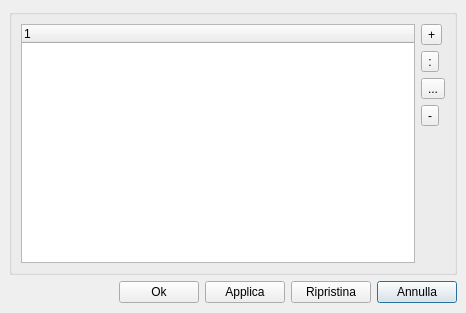
<ui version="4.0" >
 <author></author>
 <comment></comment>
 <exportmacro></exportmacro>
 <class>GuiInit</class>
 <widget class="QDialog" name="GuiInit" >
  <property name="geometry" >
   <rect>
    <x>0</x>
    <y>0</y>
    <width>466</width>
    <height>313</height>
   </rect>
  </property>
  <property name="windowTitle" >
   <string>Inizializzazioni - TS Kreator</string>
  </property>
  <layout class="QGridLayout" >
   <property name="margin" >
    <number>9</number>
   </property>
   <property name="spacing" >
    <number>6</number>
   </property>
   <item row="0" column="0" colspan="5" >
    <widget class="QGroupBox" name="mp_gbInit" >
     <property name="title" >
      <string/>
     </property>
     <layout class="QGridLayout" >
      <property name="margin" >
       <number>9</number>
      </property>
      <property name="spacing" >
       <number>6</number>
      </property>
      <item row="0" column="1" >
       <layout class="QVBoxLayout" >
        <property name="margin" >
         <number>0</number>
        </property>
        <property name="spacing" >
         <number>6</number>
        </property>
        <item>
         <widget class="QToolButton" name="mp_tbAdd" >
          <property name="text" >
           <string>+</string>
          </property>
         </widget>
        </item>
        <item>
         <widget class="QToolButton" name="mp_tbCopy" >
          <property name="text" >
           <string>:</string>
          </property>
         </widget>
        </item>
        <item>
         <widget class="QToolButton" name="mp_tbEdit" >
          <property name="text" >
           <string>...</string>
          </property>
         </widget>
        </item>
        <item>
         <widget class="QToolButton" name="mp_tbRemove" >
          <property name="text" >
           <string>-</string>
          </property>
         </widget>
        </item>
        <item>
         <spacer>
          <property name="orientation" >
           <enum>Qt::Vertical</enum>
          </property>
          <property name="sizeHint" >
           <size>
            <width>20</width>
            <height>40</height>
           </size>
          </property>
         </spacer>
        </item>
       </layout>
      </item>
      <item row="0" column="0" >
       <widget class="MyQt::TreeWidget" name="mp_twInits" />
      </item>
     </layout>
    </widget>
   </item>
   <item row="1" column="4" >
    <widget class="QPushButton" name="mp_pbCancel" >
     <property name="text" >
      <string>Annulla</string>
     </property>
    </widget>
   </item>
   <item row="1" column="1" >
    <widget class="QPushButton" name="mp_pbOk" >
     <property name="text" >
      <string>Ok</string>
     </property>
    </widget>
   </item>
   <item row="1" column="2" >
    <widget class="QPushButton" name="mp_pbSave" >
     <property name="text" >
      <string>Applica</string>
     </property>
    </widget>
   </item>
   <item row="1" column="0" >
    <spacer>
     <property name="orientation" >
      <enum>Qt::Horizontal</enum>
     </property>
     <property name="sizeHint" >
      <size>
       <width>40</width>
       <height>23</height>
      </size>
     </property>
    </spacer>
   </item>
   <item row="1" column="3" >
    <widget class="QPushButton" name="mp_pbRestore" >
     <property name="text" >
      <string>Ripristina</string>
     </property>
    </widget>
   </item>
  </layout>
 </widget>
 <pixmapfunction></pixmapfunction>
 <customwidgets>
  <customwidget>
   <class>MyQt::TreeWidget</class>
   <extends>QTreeWidget</extends>
   <header>myqt.h</header>
   <container>0</container>
   <pixmap></pixmap>
  </customwidget>
 </customwidgets>
 <tabstops>
  <tabstop>mp_tbAdd</tabstop>
  <tabstop>mp_tbCopy</tabstop>
  <tabstop>mp_tbEdit</tabstop>
  <tabstop>mp_tbRemove</tabstop>
  <tabstop>mp_pbOk</tabstop>
  <tabstop>mp_pbSave</tabstop>
  <tabstop>mp_pbRestore</tabstop>
  <tabstop>mp_pbCancel</tabstop>
 </tabstops>
 <resources/>
 <connections/>
</ui>
